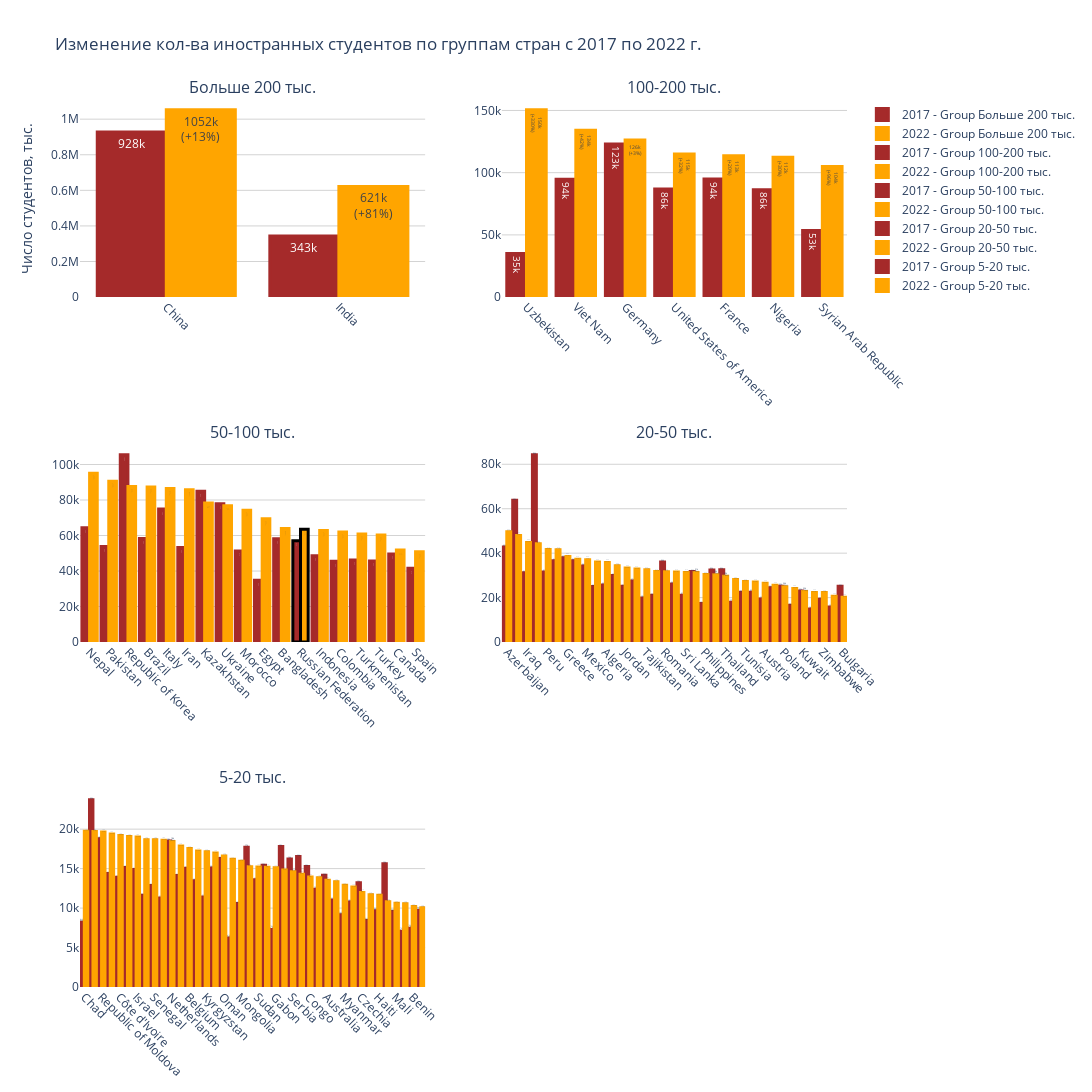

Notebook code for this chart:
### Code cell
n_cols = 2  # Number of columns in subplot grid
# unique_groups  = diff['group'].unique()
unique_groups = ['Больше 200 тыс.','100-200 тыс.', '50-100 тыс.', '20-50 тыс.','5-20 тыс.']
num_plots = len(unique_groups)
num_cols = 2  # Maximum of 2 columns
num_rows = (num_plots + num_cols - 1) // num_cols  # Calculate the number of rows
fig = make_subplots(rows=num_rows, cols=num_cols, subplot_titles=unique_groups)
diff = diff.sort_values(by=[2022],ascending=False)
for i, group in enumerate(unique_groups):
    filtered_df = diff[diff['group'] == group]
    row_index = i // n_cols + 1
    col_index = i % n_cols + 1
    
    trace1 = go.Bar(x=filtered_df.index,
        y=filtered_df[2017],
        name=f'2017 - Group {group}',
        text=[f"{value/1000:.1f}k" if value < 1000 else f"{int(value/1000)}k" for value in filtered_df[2017]],  # Value labels in thousands
        textposition='auto',
        textfont=dict(size=12),
        marker_color='brown',
        marker_line=dict(width=3, color=['black' if country == 'RUS' else 'brown' for country in filtered_df.country_id]) 
        )
    trace2 = go.Bar(x=filtered_df.index,
        y=filtered_df[2022],
        name=f'2022 - Group {group}',
        text=[f"{value/1000:.1f}k<br>({filtered_df['2022/2017,%'].values[j]}%)" if value < 1000 else f"{int(value/1000)}k<br>({filtered_df['2022/2017,%'].values[j]}%)" for j, value in enumerate(filtered_df[2022])],  # Value labels in thousands
        textposition='auto',
        textfont=dict(size=12),
        marker_color='orange',
        marker_line=dict(width=3, color=['black' if country == 'RUS' else 'orange' for country in filtered_df.country_id]) 
        )
    
    fig.add_trace(trace1, row=row_index, col=col_index)
    fig.add_trace(trace2, row=row_index, col=col_index)
        
fig.update_layout(
title='Изменение кол-ва иностранных студентов по группам стран с 2017 по 2022 г.',
# xaxis_title='Country',
yaxis_title='Число студентов, тыс.',
barmode='group',  # Group bars together
height=1600,
width=2600,
plot_bgcolor='white'
)
for i in range(1, num_rows + 1):
    for j in range(1, num_cols + 1):
        fig.update_xaxes(tickangle=45, row=i, col=j)
        fig.update_yaxes(gridcolor='lightgrey', row=i, col=j)
pio.write_image(fig, "Изменение кол-ва иностранных студентов по группам стран с 2017 по 2022 г.png")
fig.show()

### Figure 1 — Plotly figure (JSON) as saved in the notebook; plotly's stock layout.template omitted (floating-point values rounded to 4 significant figures)
{"data": [{"marker": {"color": "brown", "line": {"color": ["brown", "brown"], "width": 3}}, "name": "2017 - Group Больше 200 тыс.", "text": ["928k", "343k"], "textfont": {"size": 12}, "textposition": "auto", "type": "bar", "x": ["China", "India"], "xaxis": "x", "y": [928377, 343089], "yaxis": "y"}, {"marker": {"color": "orange", "line": {"color": ["orange", "orange"], "width": 3}}, "name": "2022 - Group Больше 200 тыс.", "text": ["1052k<br>(+13%)", "621k<br>(+81%)"], "textfont": {"size": 12}, "textposition": "auto", "type": "bar", "x": ["China", "India"], "xaxis": "x", "y": [1052283, 621623], "yaxis": "y"}, {"marker": {"color": "brown", "line": {"color": ["brown", "brown", "brown", "brown", "brown", "brown", "brown"], "width": 3}}, "name": "2017 - Group 100-200 тыс.", "text": ["35k", "94k", "123k", "86k", "94k", "86k", "53k"], "textfont": {"size": 12}, "textposition": "auto", "type": "bar", "x": ["Uzbekistan", "Viet Nam", "Germany", "United States of America", "France", "Nigeria", "Syrian Arab Republic"], "xaxis": "x2", "y": [35033, 94643, 123015, 86872, 94944, 86233, 53460], "yaxis": "y2"}, {"marker": {"color": "orange", "line": {"color": ["orange", "orange", "orange", "orange", "orange", "orange", "orange"], "width": 3}}, "name": "2022 - Group 100-200 тыс.", "text": ["150k<br>(+330%)", "134k<br>(+42%)", "126k<br>(+3%)", "115k<br>(+32%)", "113k<br>(+20%)", "112k<br>(+30%)", "104k<br>(+96%)"], "textfont": {"size": 12}, "textposition": "auto", "type": "bar", "x": ["Uzbekistan", "Viet Nam", "Germany", "United States of America", "France", "Nigeria", "Syrian Arab Republic"], "xaxis": "x2", "y": [150488, 134141, 126241, 115026, 113515, 112416, 104987], "yaxis": "y2"}, {"marker": {"color": "brown", "line": {"color": ["brown", "brown", "brown", "brown", "brown", "brown", "brown", "brown", "brown", "brown", "brown", "black", "brown", "brown", "brown", "brown", "brown", "brown"], "width": 3}}, "name": "2017 - Group 50-100 тыс.", "text": ["64k", "53k", "105k", "58k", "74k", "53k", "84k", "77k", "51k", "34k", "58k", "57k", "48k", "45k", "46k", "45k", "49k", "41k"], "textfont": {"size": 12}, "textposition": "auto", "type": "bar", "x": ["Nepal", "Pakistan", "Republic of Korea", "Brazil", "Italy", "Iran", "Kazakhstan", "Ukraine", "Morocco", "Egypt", "Bangladesh", "Russian Federation", "Indonesia", "Colombia", "Turkmenistan", "Turkey", "Canada", "Spain"], "xaxis": "x3", "y": [64356, 53874, 105458, 58304, 74862, 53216, 84859, 77892, 51283, 34779, 58129, 57118, 48550, 45535, 46232, 45691, 49644, 41628], "yaxis": "y3"}, {"marker": {"color": "orange", "line": {"color": ["orange", "orange", "orange", "orange", "orange", "orange", "orange", "orange", "orange", "orange", "orange", "black", "orange", "orange", "orange", "orange", "orange", "orange"], "width": 3}}, "name": "2022 - Group 50-100 тыс.", "text": ["95k<br>(+48%)", "90k<br>(+68%)", "87k<br>(-17%)", "87k<br>(+50%)", "86k<br>(+16%)", "85k<br>(+61%)", "78k<br>(-8%)", "76k<br>(-1%)", "74k<br>(+45%)", "69k<br>(+99%)", "63k<br>(+10%)", "63k<br>(+11%)", "62k<br>(+29%)", "61k<br>(+36%)", "60k<br>(+32%)", "60k<br>(+32%)", "51k<br>(+4%)", "50k<br>(+22%)"], "textfont": {"size": 12}, "textposition": "auto", "type": "bar", "x": ["Nepal", "Pakistan", "Republic of Korea", "Brazil", "Italy", "Iran", "Kazakhstan", "Ukraine", "Morocco", "Egypt", "Bangladesh", "Russian Federation", "Indonesia", "Colombia", "Turkmenistan", "Turkey", "Canada", "Spain"], "xaxis": "x3", "y": [95092, 90614, 87535, 87337, 86469, 85729, 78335, 76802, 74289, 69371, 63936, 63578, 62828, 61940, 60902, 60322, 51819, 50838], "yaxis": "y3"}, {"marker": {"color": "brown", "line": {"color": ["brown", "brown", "brown", "brown", "brown", "brown", "brown", "brown", "brown", "brown", "brown", "brown", "brown", "brown", "brown", "brown", "brown", "brown", "brown", "brown", "brown", "brown", "brown", "brown", "brown", "brown", "brown", "brown", "brown", "brown", "brown", "brown", "brown", "brown", "brown"], "width": 3}}, "name": "2017 - Group 20-50 тыс.", "text": ["42k", "63k", "31k", "84k", "31k", "36k", "37k", "36k", "34k", "25k", "25k", "29k", "25k", "27k", "19k", "21k", "36k", "26k", "21k", "31k", "17k", "32k", "32k", "17k", "22k", "22k", "19k", "24k", "25k", "16k", "23k", "14k", "19k", "15k", "25k"], "textfont": {"size": 12}, "textposition": "auto", "type": "bar", "x": ["Azerbaijan", "Malaysia", "Iraq", "Saudi Arabia", "Peru", "Great Britain", "Greece", "Hong Kong", "Mexico", "Yemen", "Algeria", "Afghanistan", "Jordan", "Cameroon", "Tajikistan", "Ecuador", "Romania", "Palestine", "Sri Lanka", "Japan", "Philippines", "Slovakia", "Thailand", "Lebanon", "Tunisia", "Belarus", "Austria", "Cyprus", "Poland", "Bolivia (Plurinational State of)", "Kuwait", "Ghana", "Zimbabwe", "Chile", "Bulgaria"], "xaxis": "x4", "y": [42793, 63808, 31185, 84264, 31548, 36559, 37966, 36588, 34244, 25019, 25706, 29995, 25076, 27453, 19768, 21009, 36036, 26122, 21093, 31771, 17378, 32455, 32577, 17963, 22367, 22422, 19328, 24456, 25161, 16507, 23021, 14901, 19217, 15736, 25089], "yaxis": "y4"}, {"marker": {"color": "orange", "line": {"color": ["orange", "orange", "orange", "orange", "orange", "orange", "orange", "orange", "orange", "orange", "orange", "orange", "orange", "orange", "orange", "orange", "orange", "orange", "orange", "orange", "orange", "orange", "orange", "orange", "orange", "orange", "orange", "orange", "orange", "orange", "orange", "orange", "orange", "orange", "orange"], "width": 3}}, "name": "2022 - Group 20-50 тыс.", "text": ["49k<br>(+16%)", "47k<br>(-25%)", "44k<br>(+44%)", "44k<br>(-47%)", "41k<br>(+32%)", "41k<br>(+14%)", "38k<br>(+1%)", "37k<br>(+2%)", "36k<br>(+8%)", "36k<br>(+44%)", "35k<br>(+39%)", "34k<br>(+14%)", "33k<br>(+33%)", "32k<br>(+20%)", "32k<br>(+65%)", "31k<br>(+51%)", "31k<br>(-12%)", "31k<br>(+21%)", "31k<br>(+49%)", "31k<br>(-2%)", "30k<br>(+75%)", "30k<br>(-7%)", "29k<br>(-9%)", "28k<br>(+56%)", "27k<br>(+22%)", "27k<br>(+20%)", "26k<br>(+37%)", "25k<br>(+5%)", "24k<br>(-1%)", "24k<br>(+46%)", "22k<br>(-1%)", "22k<br>(+50%)", "22k<br>(+16%)", "20k<br>(+31%)", "20k<br>(-20%)"], "textfont": {"size": 12}, "textposition": "auto", "type": "bar", "x": ["Azerbaijan", "Malaysia", "Iraq", "Saudi Arabia", "Peru", "Great Britain", "Greece", "Hong Kong", "Mexico", "Yemen", "Algeria", "Afghanistan", "Jordan", "Cameroon", "Tajikistan", "Ecuador", "Romania", "Palestine", "Sri Lanka", "Japan", "Philippines", "Slovakia", "Thailand", "Lebanon", "Tunisia", "Belarus", "Austria", "Cyprus", "Poland", "Bolivia (Plurinational State of)", "Kuwait", "Ghana", "Zimbabwe", "Chile", "Bulgaria"], "xaxis": "x4", "y": [49665, 47943, 44824, 44265, 41607, 41539, 38484, 37253, 36992, 36031, 35821, 34323, 33277, 32876, 32543, 31723, 31597, 31498, 31336, 31286, 30351, 30293, 29585, 28102, 27234, 27002, 26416, 25585, 24857, 24143, 22767, 22317, 22283, 20622, 20164], "yaxis": "y4"}, {"marker": {"color": "brown", "line": {"color": ["brown", "brown", "brown", "brown", "brown", "brown", "brown", "brown", "brown", "brown", "brown", "brown", "brown", "brown", "brown", "brown", "brown", "brown", "brown", "brown", "brown", "brown", "brown", "brown", "brown", "brown", "brown", "brown", "brown", "brown", "brown", "brown", "brown", "brown", "brown", "brown", "brown", "brown", "brown", "brown"], "width": 3}}, "name": "2017 - Group 5-20 тыс.", "text": ["8k", "23k", "18k", "14k", "13k", "15k", "14k", "11k", "12k", "11k", "18k", "14k", "15k", "13k", "11k", "15k", "16k", "6k", "10k", "17k", "13k", "15k", "7k", "17k", "16k", "16k", "15k", "12k", "14k", "11k", "9k", "10k", "13k", "8k", "9k", "15k", "9k", "7k", "7k", "9k"], "textfont": {"size": 12}, "textposition": "auto", "type": "bar", "x": ["Chad", "Singapore", "Republic of Moldova", "Switzerland", "Côte d'Ivoire", "Kenya", "Israel", "Democratic Republic of the Congo", "Senegal", "United Arab Emirates", "Netherlands", "Portugal", "Belgium", "Paraguay", "Kyrgyzstan", "Ireland", "Oman", "Somalia", "Mongolia", "Norway", "Sudan", "Bosnia and Herzegovina", "Gabon", "Albania", "Serbia", "Sweden", "Congo", "Hungary", "Australia", "Luxembourg", "Myanmar", "South Africa", "Czechia", "Argentina", "Haiti", "Angola", "Mali", "Ethiopia", "Benin", "Croatia"], "xaxis": "x5", "y": [8216, 23726, 18777, 14385, 13916, 15148, 14875, 11631, 12872, 11261, 18490, 14122, 15035, 13464, 11410, 15075, 16286, 6195, 10580, 17721, 13603, 15436, 7301, 17808, 16213, 16547, 15263, 12399, 14168, 11021, 9169, 10780, 13200, 8423, 9676, 15605, 9556, 7050, 7434, 9697], "yaxis": "y5"}, {"marker": {"color": "orange", "line": {"color": ["orange", "orange", "orange", "orange", "orange", "orange", "orange", "orange", "orange", "orange", "orange", "orange", "orange", "orange", "orange", "orange", "orange", "orange", "orange", "orange", "orange", "orange", "orange", "orange", "orange", "orange", "orange", "orange", "orange", "orange", "orange", "orange", "orange", "orange", "orange", "orange", "orange", "orange", "orange", "orange"], "width": 3}}, "name": "2022 - Group 5-20 тыс.", "text": ["19k<br>(+140%)", "19k<br>(-17%)", "19k<br>(+5%)", "19k<br>(+35%)", "19k<br>(+38%)", "19k<br>(+26%)", "18k<br>(+28%)", "18k<br>(+61%)", "18k<br>(+45%)", "18k<br>(+65%)", "18k<br>(0%)", "17k<br>(+27%)", "17k<br>(+17%)", "17k<br>(+28%)", "17k<br>(+50%)", "16k<br>(+13%)", "16k<br>(+2%)", "16k<br>(+162%)", "15k<br>(+51%)", "15k<br>(-14%)", "15k<br>(+12%)", "15k<br>(-2%)", "15k<br>(+107%)", "14k<br>(-17%)", "14k<br>(-10%)", "14k<br>(-14%)", "13k<br>(-9%)", "13k<br>(+12%)", "13k<br>(-5%)", "13k<br>(+21%)", "12k<br>(+40%)", "12k<br>(+18%)", "11k<br>(-9%)", "11k<br>(+39%)", "11k<br>(+20%)", "10k<br>(-31%)", "10k<br>(+11%)", "10k<br>(+50%)", "10k<br>(+37%)", "10k<br>(+4%)"], "textfont": {"size": 12}, "textposition": "auto", "type": "bar", "x": ["Chad", "Singapore", "Republic of Moldova", "Switzerland", "Côte d'Ivoire", "Kenya", "Israel", "Democratic Republic of the Congo", "Senegal", "United Arab Emirates", "Netherlands", "Portugal", "Belgium", "Paraguay", "Kyrgyzstan", "Ireland", "Oman", "Somalia", "Mongolia", "Norway", "Sudan", "Bosnia and Herzegovina", "Gabon", "Albania", "Serbia", "Sweden", "Congo", "Hungary", "Australia", "Luxembourg", "Myanmar", "South Africa", "Czechia", "Argentina", "Haiti", "Angola", "Mali", "Ethiopia", "Benin", "Croatia"], "xaxis": "x5", "y": [19742, 19711, 19632, 19379, 19202, 19077, 18998, 18669, 18656, 18600, 18429, 17869, 17557, 17219, 17124, 16994, 16607, 16201, 15923, 15231, 15211, 15188, 15115, 14819, 14600, 14280, 13932, 13858, 13529, 13346, 12878, 12673, 11986, 11700, 11622, 10797, 10606, 10541, 10204, 10047], "yaxis": "y5"}], "layout": {"annotations": [{"font": {"size": 16}, "showarrow": false, "text": "Больше 200 тыс.", "x": 0.225, "xanchor": "center", "xref": "paper", "y": 1, "yanchor": "bottom", "yref": "paper"}, {"font": {"size": 16}, "showarrow": false, "text": "100-200 тыс.", "x": 0.775, "xanchor": "center", "xref": "paper", "y": 1, "yanchor": "bottom", "yref": "paper"}, {"font": {"size": 16}, "showarrow": false, "text": "50-100 тыс.", "x": 0.225, "xanchor": "center", "xref": "paper", "y": 0.6111, "yanchor": "bottom", "yref": "paper"}, {"font": {"size": 16}, "showarrow": false, "text": "20-50 тыс.", "x": 0.775, "xanchor": "center", "xref": "paper", "y": 0.6111, "yanchor": "bottom", "yref": "paper"}, {"font": {"size": 16}, "showarrow": false, "text": "5-20 тыс.", "x": 0.225, "xanchor": "center", "xref": "paper", "y": 0.2222, "yanchor": "bottom", "yref": "paper"}], "barmode": "group", "height": 1600, "plot_bgcolor": "white", "title": {"text": "Изменение кол-ва иностранных студентов по группам стран с 2017 по 2022 г."}, "width": 2600, "xaxis": {"anchor": "y", "domain": [0, 0.45], "tickangle": 45}, "xaxis2": {"anchor": "y2", "domain": [0.55, 1], "tickangle": 45}, "xaxis3": {"anchor": "y3", "domain": [0, 0.45], "tickangle": 45}, "xaxis4": {"anchor": "y4", "domain": [0.55, 1], "tickangle": 45}, "xaxis5": {"anchor": "y5", "domain": [0, 0.45], "tickangle": 45}, "xaxis6": {"anchor": "y6", "domain": [0.55, 1], "tickangle": 45}, "yaxis": {"anchor": "x", "domain": [0.7778, 1], "gridcolor": "lightgrey", "title": {"text": "Число студентов, тыс."}}, "yaxis2": {"anchor": "x2", "domain": [0.7778, 1], "gridcolor": "lightgrey"}, "yaxis3": {"anchor": "x3", "domain": [0.3889, 0.6111], "gridcolor": "lightgrey"}, "yaxis4": {"anchor": "x4", "domain": [0.3889, 0.6111], "gridcolor": "lightgrey"}, "yaxis5": {"anchor": "x5", "domain": [0, 0.2222], "gridcolor": "lightgrey"}, "yaxis6": {"anchor": "x6", "domain": [0, 0.2222], "gridcolor": "lightgrey"}}}
